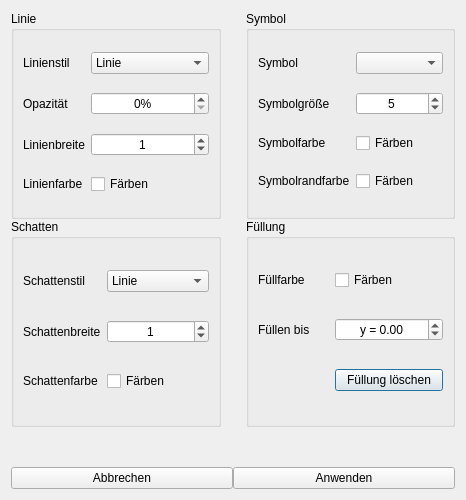
<?xml version="1.0" encoding="UTF-8"?>
<ui version="4.0">
 <class>layout</class>
 <widget class="QDialog" name="layout">
  <property name="geometry">
   <rect>
    <x>0</x>
    <y>0</y>
    <width>466</width>
    <height>500</height>
   </rect>
  </property>
  <property name="minimumSize">
   <size>
    <width>466</width>
    <height>500</height>
   </size>
  </property>
  <property name="windowTitle">
   <string>Stile anpassen</string>
  </property>
  <layout class="QVBoxLayout" name="verticalLayout_2">
   <item>
    <layout class="QHBoxLayout" name="horizontalLayout_2">
     <property name="spacing">
      <number>0</number>
     </property>
     <property name="rightMargin">
      <number>0</number>
     </property>
     <item>
      <layout class="QVBoxLayout" name="verticalLayout">
       <property name="leftMargin">
        <number>0</number>
       </property>
       <property name="bottomMargin">
        <number>0</number>
       </property>
       <item>
        <layout class="QGridLayout" name="gridLayout">
         <property name="leftMargin">
          <number>0</number>
         </property>
         <property name="rightMargin">
          <number>0</number>
         </property>
         <property name="horizontalSpacing">
          <number>25</number>
         </property>
         <item row="1" column="2">
          <widget class="QGroupBox" name="groupBox_3">
           <property name="sizePolicy">
            <sizepolicy hsizetype="Preferred" vsizetype="MinimumExpanding">
             <horstretch>0</horstretch>
             <verstretch>0</verstretch>
            </sizepolicy>
           </property>
           <property name="title">
            <string>Füllung</string>
           </property>
           <layout class="QGridLayout" name="gridLayout_4">
            <item row="0" column="0">
             <widget class="QLabel" name="label_9">
              <property name="text">
               <string>Füllfarbe</string>
              </property>
             </widget>
            </item>
            <item row="1" column="1">
             <widget class="QDoubleSpinBox" name="fillColorSpinBox">
              <property name="alignment">
               <set>Qt::AlignCenter</set>
              </property>
              <property name="prefix">
               <string>y = </string>
              </property>
              <property name="minimum">
               <double>-9999999.000000000000000</double>
              </property>
              <property name="maximum">
               <double>9999999.000000000000000</double>
              </property>
              <property name="singleStep">
               <double>0.010000000000000</double>
              </property>
             </widget>
            </item>
            <item row="1" column="0">
             <widget class="QLabel" name="label_7">
              <property name="text">
               <string>Füllen bis</string>
              </property>
             </widget>
            </item>
            <item row="2" column="1">
             <widget class="QPushButton" name="deleteFillButton">
              <property name="text">
               <string>Füllung löschen</string>
              </property>
             </widget>
            </item>
            <item row="0" column="1">
             <widget class="QCheckBox" name="fillColorButton">
              <property name="text">
               <string>Färben</string>
              </property>
             </widget>
            </item>
           </layout>
          </widget>
         </item>
         <item row="1" column="1">
          <widget class="QGroupBox" name="groupBox_4">
           <property name="title">
            <string>Schatten</string>
           </property>
           <layout class="QGridLayout" name="gridLayout_5">
            <item row="0" column="0">
             <widget class="QLabel" name="label_13">
              <property name="text">
               <string>Schattenstil</string>
              </property>
             </widget>
            </item>
            <item row="0" column="1">
             <widget class="QComboBox" name="shadowStyleComboBox">
              <property name="sizePolicy">
               <sizepolicy hsizetype="Expanding" vsizetype="Fixed">
                <horstretch>0</horstretch>
                <verstretch>0</verstretch>
               </sizepolicy>
              </property>
              <item>
               <property name="text">
                <string>Linie</string>
               </property>
              </item>
              <item>
               <property name="text">
                <string>Punkte (P)</string>
               </property>
              </item>
              <item>
               <property name="text">
                <string>Striche (S)</string>
               </property>
              </item>
              <item>
               <property name="text">
                <string>P S</string>
               </property>
              </item>
              <item>
               <property name="text">
                <string>P P S</string>
               </property>
              </item>
             </widget>
            </item>
            <item row="1" column="0">
             <widget class="QLabel" name="label_11">
              <property name="text">
               <string>Schattenbreite</string>
              </property>
             </widget>
            </item>
            <item row="1" column="1">
             <widget class="QSpinBox" name="shadowWidthSpinBox">
              <property name="sizePolicy">
               <sizepolicy hsizetype="Expanding" vsizetype="Fixed">
                <horstretch>0</horstretch>
                <verstretch>0</verstretch>
               </sizepolicy>
              </property>
              <property name="alignment">
               <set>Qt::AlignCenter</set>
              </property>
              <property name="value">
               <number>1</number>
              </property>
             </widget>
            </item>
            <item row="2" column="0">
             <widget class="QLabel" name="label_12">
              <property name="text">
               <string>Schattenfarbe</string>
              </property>
             </widget>
            </item>
            <item row="2" column="1">
             <widget class="QCheckBox" name="shadowColorButton">
              <property name="text">
               <string>Färben</string>
              </property>
             </widget>
            </item>
           </layout>
          </widget>
         </item>
         <item row="0" column="1">
          <widget class="QGroupBox" name="groupBox">
           <property name="sizePolicy">
            <sizepolicy hsizetype="Preferred" vsizetype="MinimumExpanding">
             <horstretch>0</horstretch>
             <verstretch>0</verstretch>
            </sizepolicy>
           </property>
           <property name="title">
            <string>Linie</string>
           </property>
           <layout class="QGridLayout" name="gridLayout_2">
            <item row="3" column="0">
             <widget class="QLabel" name="label_3">
              <property name="text">
               <string>Linienfarbe</string>
              </property>
             </widget>
            </item>
            <item row="1" column="1">
             <widget class="QSpinBox" name="alphaSpinBox">
              <property name="enabled">
               <bool>true</bool>
              </property>
              <property name="alignment">
               <set>Qt::AlignCenter</set>
              </property>
              <property name="suffix">
               <string>%</string>
              </property>
              <property name="maximum">
               <number>100</number>
              </property>
             </widget>
            </item>
            <item row="0" column="1">
             <widget class="QComboBox" name="lineStyleComboBox">
              <property name="sizePolicy">
               <sizepolicy hsizetype="Expanding" vsizetype="Fixed">
                <horstretch>0</horstretch>
                <verstretch>0</verstretch>
               </sizepolicy>
              </property>
              <item>
               <property name="text">
                <string>Linie</string>
               </property>
              </item>
              <item>
               <property name="text">
                <string>Punkte (P)</string>
               </property>
              </item>
              <item>
               <property name="text">
                <string>Striche (S)</string>
               </property>
              </item>
              <item>
               <property name="text">
                <string>P S</string>
               </property>
              </item>
              <item>
               <property name="text">
                <string>P P S</string>
               </property>
              </item>
             </widget>
            </item>
            <item row="0" column="0">
             <widget class="QLabel" name="label">
              <property name="text">
               <string>Linienstil</string>
              </property>
             </widget>
            </item>
            <item row="2" column="1">
             <widget class="QSpinBox" name="lineWidthSpinBox">
              <property name="sizePolicy">
               <sizepolicy hsizetype="Expanding" vsizetype="Fixed">
                <horstretch>0</horstretch>
                <verstretch>0</verstretch>
               </sizepolicy>
              </property>
              <property name="alignment">
               <set>Qt::AlignCenter</set>
              </property>
              <property name="value">
               <number>1</number>
              </property>
             </widget>
            </item>
            <item row="1" column="0">
             <widget class="QLabel" name="label_10">
              <property name="enabled">
               <bool>true</bool>
              </property>
              <property name="text">
               <string>Opazität</string>
              </property>
             </widget>
            </item>
            <item row="2" column="0">
             <widget class="QLabel" name="label_2">
              <property name="text">
               <string>Linienbreite</string>
              </property>
             </widget>
            </item>
            <item row="3" column="1">
             <widget class="QCheckBox" name="lineColorButton">
              <property name="text">
               <string>Färben</string>
              </property>
             </widget>
            </item>
           </layout>
          </widget>
         </item>
         <item row="0" column="2">
          <widget class="QGroupBox" name="groupBox_2">
           <property name="sizePolicy">
            <sizepolicy hsizetype="Preferred" vsizetype="MinimumExpanding">
             <horstretch>0</horstretch>
             <verstretch>0</verstretch>
            </sizepolicy>
           </property>
           <property name="title">
            <string>Symbol</string>
           </property>
           <layout class="QGridLayout" name="gridLayout_3">
            <item row="2" column="0">
             <widget class="QLabel" name="label_6">
              <property name="text">
               <string>Symbolfarbe</string>
              </property>
             </widget>
            </item>
            <item row="0" column="0">
             <widget class="QLabel" name="label_4">
              <property name="text">
               <string>Symbol</string>
              </property>
             </widget>
            </item>
            <item row="4" column="0">
             <widget class="QLabel" name="label_8">
              <property name="text">
               <string>Symbolrandfarbe</string>
              </property>
             </widget>
            </item>
            <item row="1" column="1">
             <widget class="QSpinBox" name="symbolSizeSpinBox">
              <property name="sizePolicy">
               <sizepolicy hsizetype="Expanding" vsizetype="Fixed">
                <horstretch>0</horstretch>
                <verstretch>0</verstretch>
               </sizepolicy>
              </property>
              <property name="alignment">
               <set>Qt::AlignCenter</set>
              </property>
              <property name="value">
               <number>5</number>
              </property>
             </widget>
            </item>
            <item row="1" column="0">
             <widget class="QLabel" name="label_5">
              <property name="text">
               <string>Symbolgröße</string>
              </property>
             </widget>
            </item>
            <item row="0" column="1">
             <widget class="QComboBox" name="symbolComboBox">
              <property name="sizePolicy">
               <sizepolicy hsizetype="Expanding" vsizetype="Fixed">
                <horstretch>0</horstretch>
                <verstretch>0</verstretch>
               </sizepolicy>
              </property>
              <item>
               <property name="text">
                <string/>
               </property>
              </item>
              <item>
               <property name="text">
                <string>Kreis</string>
               </property>
              </item>
              <item>
               <property name="text">
                <string>X</string>
               </property>
              </item>
              <item>
               <property name="text">
                <string>Quadrat</string>
               </property>
              </item>
              <item>
               <property name="text">
                <string>Dreieck</string>
               </property>
              </item>
              <item>
               <property name="text">
                <string>Raute</string>
               </property>
              </item>
              <item>
               <property name="text">
                <string>Plus</string>
               </property>
              </item>
             </widget>
            </item>
            <item row="2" column="1">
             <widget class="QCheckBox" name="symbolColorButton">
              <property name="text">
               <string>Färben</string>
              </property>
             </widget>
            </item>
            <item row="4" column="1">
             <widget class="QCheckBox" name="symbolPenColorButton">
              <property name="text">
               <string>Färben</string>
              </property>
             </widget>
            </item>
           </layout>
          </widget>
         </item>
        </layout>
       </item>
       <item>
        <spacer name="verticalSpacer">
         <property name="orientation">
          <enum>Qt::Vertical</enum>
         </property>
         <property name="sizeType">
          <enum>QSizePolicy::Preferred</enum>
         </property>
         <property name="sizeHint" stdset="0">
          <size>
           <width>20</width>
           <height>40</height>
          </size>
         </property>
        </spacer>
       </item>
       <item>
        <layout class="QHBoxLayout" name="horizontalLayout">
         <item>
          <widget class="QPushButton" name="cancelButton">
           <property name="text">
            <string>Abbrechen</string>
           </property>
          </widget>
         </item>
         <item>
          <widget class="QPushButton" name="styleButton">
           <property name="text">
            <string>Anwenden</string>
           </property>
          </widget>
         </item>
        </layout>
       </item>
      </layout>
     </item>
     <item>
      <layout class="QVBoxLayout" name="colorLayout"/>
     </item>
    </layout>
   </item>
  </layout>
 </widget>
 <resources/>
 <connections/>
</ui>
